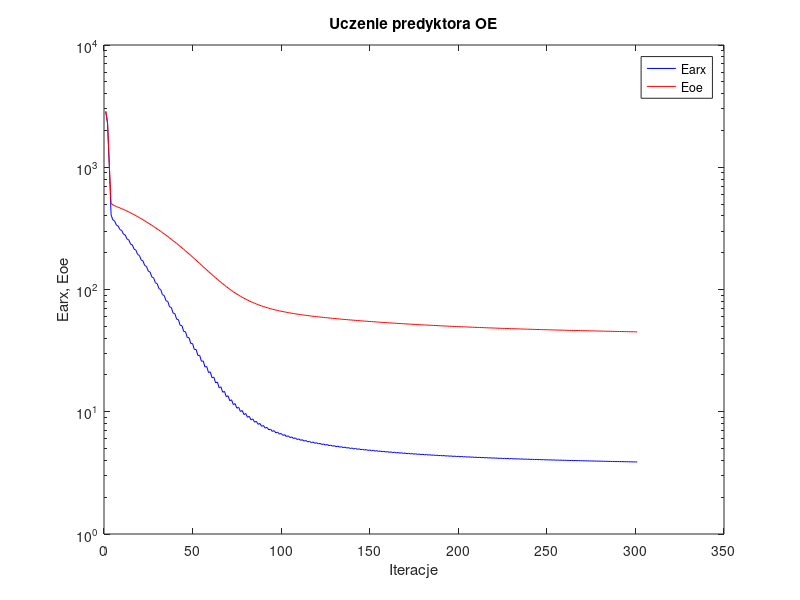
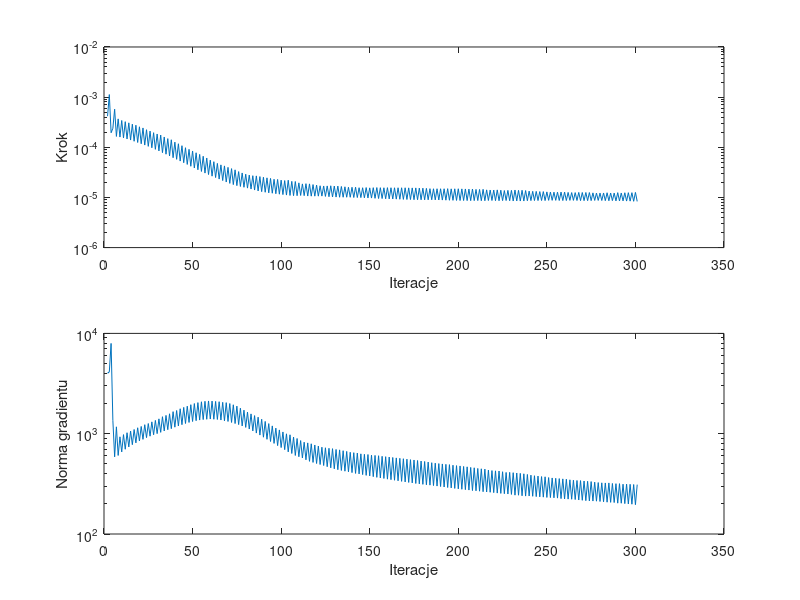

The MATLAB source for these figures, in order:
%uczenie predyktora oe
clear all;
n=0; farx(n+1)=2.833561e+003; foe(n+1)=2.890055e+003; wspucz(n+1)=0.000000e+000; ng(n+1)=0.000000e+000;
n=1; farx(n+1)=2.273162e+003; foe(n+1)=2.343271e+003; krok(n+1)=4.168272e-004; ng(n+1)=4.006872e+003;
n=2; farx(n+1)=1.017311e+003; foe(n+1)=1.052195e+003; krok(n+1)=1.124619e-003; ng(n+1)=4.132689e+003;
n=3; farx(n+1)=4.073741e+002; foe(n+1)=5.063935e+002; krok(n+1)=1.951338e-004; ng(n+1)=7.943245e+003;
n=4; farx(n+1)=3.711926e+002; foe(n+1)=4.927047e+002; krok(n+1)=2.383591e-004; ng(n+1)=1.359350e+003;
n=5; farx(n+1)=3.635926e+002; foe(n+1)=4.849450e+002; krok(n+1)=5.750926e-004; ng(n+1)=5.881429e+002;
n=6; farx(n+1)=3.361676e+002; foe(n+1)=4.771147e+002; krok(n+1)=1.646626e-004; ng(n+1)=1.170984e+003;
n=7; farx(n+1)=3.304340e+002; foe(n+1)=4.709466e+002; krok(n+1)=3.684136e-004; ng(n+1)=6.070057e+002;
n=8; farx(n+1)=3.089014e+002; foe(n+1)=4.644907e+002; krok(n+1)=1.599927e-004; ng(n+1)=9.310413e+002;
n=9; farx(n+1)=3.042494e+002; foe(n+1)=4.580955e+002; krok(n+1)=3.423805e-004; ng(n+1)=6.584286e+002;
n=10; farx(n+1)=2.832684e+002; foe(n+1)=4.514107e+002; krok(n+1)=1.541640e-004; ng(n+1)=9.790665e+002;
n=11; farx(n+1)=2.787608e+002; foe(n+1)=4.447596e+002; krok(n+1)=3.241749e-004; ng(n+1)=6.998769e+002;
n=12; farx(n+1)=2.587639e+002; foe(n+1)=4.377623e+002; krok(n+1)=1.464903e-004; ng(n+1)=1.022505e+003;
n=13; farx(n+1)=2.543994e+002; foe(n+1)=4.308331e+002; krok(n+1)=3.072763e-004; ng(n+1)=7.380395e+002;
n=14; farx(n+1)=2.354692e+002; foe(n+1)=4.236102e+002; krok(n+1)=1.395032e-004; ng(n+1)=1.062020e+003;
n=15; farx(n+1)=2.314374e+002; foe(n+1)=4.165050e+002; krok(n+1)=2.887783e-004; ng(n+1)=7.773545e+002;
n=16; farx(n+1)=2.137012e+002; foe(n+1)=4.091194e+002; krok(n+1)=1.319295e-004; ng(n+1)=1.101119e+003;
n=17; farx(n+1)=2.098562e+002; foe(n+1)=4.018159e+002; krok(n+1)=2.755278e-004; ng(n+1)=8.103993e+002;
n=18; farx(n+1)=1.932062e+002; foe(n+1)=3.942774e+002; krok(n+1)=1.247165e-004; ng(n+1)=1.146010e+003;
n=19; farx(n+1)=1.897890e+002; foe(n+1)=3.869313e+002; krok(n+1)=2.563847e-004; ng(n+1)=8.473772e+002;
n=20; farx(n+1)=1.743916e+002; foe(n+1)=3.793884e+002; krok(n+1)=1.176687e-004; ng(n+1)=1.181111e+003;
n=21; farx(n+1)=1.712580e+002; foe(n+1)=3.719781e+002; krok(n+1)=2.431513e-004; ng(n+1)=8.783307e+002;
n=22; farx(n+1)=1.569237e+002; foe(n+1)=3.643932e+002; krok(n+1)=1.107642e-004; ng(n+1)=1.229733e+003;
n=23; farx(n+1)=1.542411e+002; foe(n+1)=3.570583e+002; krok(n+1)=2.241333e-004; ng(n+1)=9.137272e+002;
n=24; farx(n+1)=1.410958e+002; foe(n+1)=3.495944e+002; krok(n+1)=1.043938e-004; ng(n+1)=1.262862e+003;
n=25; farx(n+1)=1.387507e+002; foe(n+1)=3.423157e+002; krok(n+1)=2.102562e-004; ng(n+1)=9.446519e+002;
n=26; farx(n+1)=1.266252e+002; foe(n+1)=3.349104e+002; krok(n+1)=9.776439e-005; ng(n+1)=1.312584e+003;
n=27; farx(n+1)=1.246270e+002; foe(n+1)=3.277336e+002; krok(n+1)=1.955288e-004; ng(n+1)=9.760187e+002;
n=28; farx(n+1)=1.135420e+002; foe(n+1)=3.204459e+002; krok(n+1)=9.108340e-005; ng(n+1)=1.357346e+003;
n=29; farx(n+1)=1.117529e+002; foe(n+1)=3.133067e+002; krok(n+1)=1.841267e-004; ng(n+1)=1.001453e+003;
n=30; farx(n+1)=1.016134e+002; foe(n+1)=3.061282e+002; krok(n+1)=8.459568e-005; ng(n+1)=1.406293e+003;
n=31; farx(n+1)=1.000556e+002; foe(n+1)=2.990580e+002; krok(n+1)=1.752601e-004; ng(n+1)=1.031506e+003;
n=32; farx(n+1)=9.068180e+001; foe(n+1)=2.918860e+002; krok(n+1)=7.813213e-005; ng(n+1)=1.477279e+003;
n=33; farx(n+1)=8.940691e+001; foe(n+1)=2.849616e+002; krok(n+1)=1.605453e-004; ng(n+1)=1.065152e+003;
n=34; farx(n+1)=8.092012e+001; foe(n+1)=2.780155e+002; krok(n+1)=7.278913e-005; ng(n+1)=1.522009e+003;
n=35; farx(n+1)=7.987919e+001; foe(n+1)=2.712205e+002; krok(n+1)=1.489596e-004; ng(n+1)=1.096394e+003;
n=36; farx(n+1)=7.217793e+001; foe(n+1)=2.644214e+002; krok(n+1)=6.703667e-005; ng(n+1)=1.579691e+003;
n=37; farx(n+1)=7.127225e+001; foe(n+1)=2.576777e+002; krok(n+1)=1.412779e-004; ng(n+1)=1.122657e+003;
n=38; farx(n+1)=6.417720e+001; foe(n+1)=2.509453e+002; krok(n+1)=6.197037e-005; ng(n+1)=1.658774e+003;
n=39; farx(n+1)=6.355504e+001; foe(n+1)=2.444573e+002; krok(n+1)=1.266922e-004; ng(n+1)=1.161415e+003;
n=40; farx(n+1)=5.718193e+001; foe(n+1)=2.379981e+002; krok(n+1)=5.755042e-005; ng(n+1)=1.703297e+003;
n=41; farx(n+1)=5.671350e+001; foe(n+1)=2.316518e+002; krok(n+1)=1.176136e-004; ng(n+1)=1.193463e+003;
n=42; farx(n+1)=5.091079e+001; foe(n+1)=2.253465e+002; krok(n+1)=5.312685e-005; ng(n+1)=1.773272e+003;
n=43; farx(n+1)=5.060574e+001; foe(n+1)=2.191987e+002; krok(n+1)=1.075699e-004; ng(n+1)=1.229648e+003;
n=44; farx(n+1)=4.535260e+001; foe(n+1)=2.131095e+002; krok(n+1)=4.924301e-005; ng(n+1)=1.829980e+003;
n=45; farx(n+1)=4.519279e+001; foe(n+1)=2.071835e+002; krok(n+1)=9.804597e-005; ng(n+1)=1.264261e+003;
n=46; farx(n+1)=4.045948e+001; foe(n+1)=2.013308e+002; krok(n+1)=4.554170e-005; ng(n+1)=1.880828e+003;
n=47; farx(n+1)=4.039820e+001; foe(n+1)=1.955940e+002; krok(n+1)=9.108681e-005; ng(n+1)=1.294773e+003;
n=48; farx(n+1)=3.610973e+001; foe(n+1)=1.899238e+002; krok(n+1)=4.185317e-005; ng(n+1)=1.945890e+003;
n=49; farx(n+1)=3.611968e+001; foe(n+1)=1.843824e+002; krok(n+1)=8.438622e-005; ng(n+1)=1.323118e+003;
n=50; farx(n+1)=3.225019e+001; foe(n+1)=1.789434e+002; krok(n+1)=3.862984e-005; ng(n+1)=1.998198e+003;
n=51; farx(n+1)=3.233106e+001; foe(n+1)=1.736408e+002; krok(n+1)=7.777812e-005; ng(n+1)=1.348562e+003;
n=52; farx(n+1)=2.885381e+001; foe(n+1)=1.684592e+002; krok(n+1)=3.565785e-005; ng(n+1)=2.041556e+003;
n=53; farx(n+1)=2.898376e+001; foe(n+1)=1.633977e+002; krok(n+1)=7.211737e-005; ng(n+1)=1.367524e+003;
n=54; farx(n+1)=2.585518e+001; foe(n+1)=1.584786e+002; krok(n+1)=3.298006e-005; ng(n+1)=2.081134e+003;
n=55; farx(n+1)=2.603309e+001; foe(n+1)=1.537031e+002; krok(n+1)=6.630174e-005; ng(n+1)=1.382867e+003;
n=56; farx(n+1)=2.323376e+001; foe(n+1)=1.490836e+002; krok(n+1)=3.059974e-005; ng(n+1)=2.104201e+003;
n=57; farx(n+1)=2.344620e+001; foe(n+1)=1.446036e+002; krok(n+1)=6.119948e-005; ng(n+1)=1.391665e+003;
n=58; farx(n+1)=2.092951e+001; foe(n+1)=1.402851e+002; krok(n+1)=2.860122e-005; ng(n+1)=2.120697e+003;
n=59; farx(n+1)=2.119011e+001; foe(n+1)=1.361705e+002; krok(n+1)=5.538211e-005; ng(n+1)=1.400407e+003;
n=60; farx(n+1)=1.896513e+001; foe(n+1)=1.321879e+002; krok(n+1)=2.657240e-005; ng(n+1)=2.113553e+003;
n=61; farx(n+1)=1.921129e+001; foe(n+1)=1.283316e+002; krok(n+1)=5.162212e-005; ng(n+1)=1.393030e+003;
n=62; farx(n+1)=1.723380e+001; foe(n+1)=1.246783e+002; krok(n+1)=2.492239e-005; ng(n+1)=2.098055e+003;
n=63; farx(n+1)=1.749531e+001; foe(n+1)=1.211504e+002; krok(n+1)=4.776001e-005; ng(n+1)=1.386168e+003;
n=64; farx(n+1)=1.573839e+001; foe(n+1)=1.177950e+002; krok(n+1)=2.323045e-005; ng(n+1)=2.084672e+003;
n=65; farx(n+1)=1.599044e+001; foe(n+1)=1.145549e+002; krok(n+1)=4.461789e-005; ng(n+1)=1.368648e+003;
n=66; farx(n+1)=1.443850e+001; foe(n+1)=1.115028e+002; krok(n+1)=2.170937e-005; ng(n+1)=2.055243e+003;
n=67; farx(n+1)=1.468064e+001; foe(n+1)=1.085360e+002; krok(n+1)=4.254517e-005; ng(n+1)=1.343688e+003;
n=68; farx(n+1)=1.329131e+001; foe(n+1)=1.057371e+002; krok(n+1)=2.030432e-005; ng(n+1)=2.039847e+003;
n=69; farx(n+1)=1.353091e+001; foe(n+1)=1.030717e+002; krok(n+1)=3.980988e-005; ng(n+1)=1.324302e+003;
n=70; farx(n+1)=1.230220e+001; foe(n+1)=1.005446e+002; krok(n+1)=1.906326e-005; ng(n+1)=1.998370e+003;
n=71; farx(n+1)=1.252524e+001; foe(n+1)=9.814069e+001; krok(n+1)=3.757145e-005; ng(n+1)=1.294825e+003;
n=72; farx(n+1)=1.144077e+001; foe(n+1)=9.587979e+001; krok(n+1)=1.803098e-005; ng(n+1)=1.942222e+003;
n=73; farx(n+1)=1.165207e+001; foe(n+1)=9.373217e+001; krok(n+1)=3.551969e-005; ng(n+1)=1.262482e+003;
n=74; farx(n+1)=1.068786e+001; foe(n+1)=9.171266e+001; krok(n+1)=1.720017e-005; ng(n+1)=1.883390e+003;
n=75; farx(n+1)=1.089173e+001; foe(n+1)=8.982588e+001; krok(n+1)=3.274702e-005; ng(n+1)=1.232125e+003;
n=76; farx(n+1)=1.004620e+001; foe(n+1)=8.805512e+001; krok(n+1)=1.654527e-005; ng(n+1)=1.795991e+003;
n=77; farx(n+1)=1.023755e+001; foe(n+1)=8.638575e+001; krok(n+1)=3.079431e-005; ng(n+1)=1.194462e+003;
n=78; farx(n+1)=9.489786e+000; foe(n+1)=8.482409e+001; krok(n+1)=1.593982e-005; ng(n+1)=1.717119e+003;
n=79; farx(n+1)=9.671079e+000; foe(n+1)=8.335264e+001; krok(n+1)=2.907853e-005; ng(n+1)=1.155621e+003;
n=80; farx(n+1)=9.008181e+000; foe(n+1)=8.197266e+001; krok(n+1)=1.535224e-005; ng(n+1)=1.641164e+003;
n=81; farx(n+1)=9.178984e+000; foe(n+1)=8.067095e+001; krok(n+1)=2.790955e-005; ng(n+1)=1.112992e+003;
n=82; farx(n+1)=8.588514e+000; foe(n+1)=7.944273e+001; krok(n+1)=1.470858e-005; ng(n+1)=1.575737e+003;
n=83; farx(n+1)=8.746250e+000; foe(n+1)=7.828386e+001; krok(n+1)=2.713913e-005; ng(n+1)=1.065910e+003;
n=84; farx(n+1)=8.220480e+000; foe(n+1)=7.718860e+001; krok(n+1)=1.404624e-005; ng(n+1)=1.514871e+003;
n=85; farx(n+1)=8.363770e+000; foe(n+1)=7.614797e+001; krok(n+1)=2.689352e-005; ng(n+1)=1.014577e+003;
n=86; farx(n+1)=7.889576e+000; foe(n+1)=7.516471e+001; krok(n+1)=1.348707e-005; ng(n+1)=1.461575e+003;
n=87; farx(n+1)=8.022747e+000; foe(n+1)=7.424208e+001; krok(n+1)=2.605170e-005; ng(n+1)=9.687585e+002;
n=88; farx(n+1)=7.598248e+000; foe(n+1)=7.336899e+001; krok(n+1)=1.304922e-005; ng(n+1)=1.394029e+003;
n=89; farx(n+1)=7.720912e+000; foe(n+1)=7.254723e+001; krok(n+1)=2.529606e-005; ng(n+1)=9.228095e+002;
n=90; farx(n+1)=7.339962e+000; foe(n+1)=7.177229e+001; krok(n+1)=1.268925e-005; ng(n+1)=1.325424e+003;
n=91; farx(n+1)=7.454091e+000; foe(n+1)=7.103998e+001; krok(n+1)=2.458493e-005; ng(n+1)=8.791569e+002;
n=92; farx(n+1)=7.111085e+000; foe(n+1)=7.034921e+001; krok(n+1)=1.234279e-005; ng(n+1)=1.260740e+003;
n=93; farx(n+1)=7.216327e+000; foe(n+1)=6.969226e+001; krok(n+1)=2.394830e-005; ng(n+1)=8.361400e+002;
n=94; farx(n+1)=6.904736e+000; foe(n+1)=6.907585e+001; krok(n+1)=1.214216e-005; ng(n+1)=1.196325e+003;
n=95; farx(n+1)=7.005839e+000; foe(n+1)=6.849269e+001; krok(n+1)=2.302585e-005; ng(n+1)=8.004447e+002;
n=96; farx(n+1)=6.723672e+000; foe(n+1)=6.793957e+001; krok(n+1)=1.185899e-005; ng(n+1)=1.136281e+003;
n=97; farx(n+1)=6.818180e+000; foe(n+1)=6.740964e+001; krok(n+1)=2.285025e-005; ng(n+1)=7.607953e+002;
n=98; farx(n+1)=6.557731e+000; foe(n+1)=6.690536e+001; krok(n+1)=1.161317e-005; ng(n+1)=1.090501e+003;
n=99; farx(n+1)=6.647789e+000; foe(n+1)=6.642806e+001; krok(n+1)=2.212034e-005; ng(n+1)=7.276785e+002;
n=100; farx(n+1)=6.409832e+000; foe(n+1)=6.597147e+001; krok(n+1)=1.139931e-005; ng(n+1)=1.041021e+003;
n=101; farx(n+1)=6.493829e+000; foe(n+1)=6.553418e+001; krok(n+1)=2.170937e-005; ng(n+1)=6.933071e+002;
n=102; farx(n+1)=6.276190e+000; foe(n+1)=6.511824e+001; krok(n+1)=1.115447e-005; ng(n+1)=9.973418e+002;
n=103; farx(n+1)=6.355799e+000; foe(n+1)=6.471198e+001; krok(n+1)=2.206044e-005; ng(n+1)=6.588287e+002;
n=104; farx(n+1)=6.149253e+000; foe(n+1)=6.432164e+001; krok(n+1)=1.095376e-005; ng(n+1)=9.752858e+002;
n=105; farx(n+1)=6.226181e+000; foe(n+1)=6.395385e+001; krok(n+1)=2.092658e-005; ng(n+1)=6.350384e+002;
n=106; farx(n+1)=6.037298e+000; foe(n+1)=6.359953e+001; krok(n+1)=1.085468e-005; ng(n+1)=9.267566e+002;
n=107; farx(n+1)=6.109883e+000; foe(n+1)=6.325609e+001; krok(n+1)=2.078166e-005; ng(n+1)=6.066429e+002;
n=108; farx(n+1)=5.931107e+000; foe(n+1)=6.292635e+001; krok(n+1)=1.083629e-005; ng(n+1)=8.957079e+002;
n=109; farx(n+1)=6.002140e+000; foe(n+1)=6.261357e+001; krok(n+1)=1.954543e-005; ng(n+1)=5.891750e+002;
n=110; farx(n+1)=5.835419e+000; foe(n+1)=6.231160e+001; krok(n+1)=1.095376e-005; ng(n+1)=8.541934e+002;
n=111; farx(n+1)=5.904960e+000; foe(n+1)=6.202326e+001; krok(n+1)=1.861995e-005; ng(n+1)=5.728073e+002;
n=112; farx(n+1)=5.750480e+000; foe(n+1)=6.174306e+001; krok(n+1)=1.085468e-005; ng(n+1)=8.227978e+002;
n=113; farx(n+1)=5.816940e+000; foe(n+1)=6.146869e+001; krok(n+1)=1.881044e-005; ng(n+1)=5.492810e+002;
n=114; farx(n+1)=5.669724e+000; foe(n+1)=6.120165e+001; krok(n+1)=1.066004e-005; ng(n+1)=8.097548e+002;
n=115; farx(n+1)=5.733784e+000; foe(n+1)=6.094190e+001; krok(n+1)=1.863748e-005; ng(n+1)=5.302269e+002;
n=116; farx(n+1)=5.593260e+000; foe(n+1)=6.068873e+001; krok(n+1)=1.061240e-005; ng(n+1)=7.932036e+002;
n=117; farx(n+1)=5.655692e+000; foe(n+1)=6.044459e+001; krok(n+1)=1.804864e-005; ng(n+1)=5.173195e+002;
n=118; farx(n+1)=5.522599e+000; foe(n+1)=6.020593e+001; krok(n+1)=1.061240e-005; ng(n+1)=7.717104e+002;
n=119; farx(n+1)=5.583201e+000; foe(n+1)=5.997464e+001; krok(n+1)=1.761549e-005; ng(n+1)=5.044349e+002;
n=120; farx(n+1)=5.456513e+000; foe(n+1)=5.974841e+001; krok(n+1)=1.061240e-005; ng(n+1)=7.534144e+002;
n=121; farx(n+1)=5.515135e+000; foe(n+1)=5.952876e+001; krok(n+1)=1.709205e-005; ng(n+1)=4.929320e+002;
n=122; farx(n+1)=5.394964e+000; foe(n+1)=5.931453e+001; krok(n+1)=1.063629e-005; ng(n+1)=7.333734e+002;
n=123; farx(n+1)=5.452532e+000; foe(n+1)=5.910480e+001; krok(n+1)=1.693219e-005; ng(n+1)=4.817311e+002;
n=124; farx(n+1)=5.337558e+000; foe(n+1)=5.889877e+001; krok(n+1)=1.048504e-005; ng(n+1)=7.238437e+002;
n=125; farx(n+1)=5.393250e+000; foe(n+1)=5.869643e+001; krok(n+1)=1.697768e-005; ng(n+1)=4.688038e+002;
n=126; farx(n+1)=5.282935e+000; foe(n+1)=5.849776e+001; krok(n+1)=1.033992e-005; ng(n+1)=7.153344e+002;
n=127; farx(n+1)=5.337181e+000; foe(n+1)=5.830233e+001; krok(n+1)=1.707914e-005; ng(n+1)=4.568563e+002;
n=128; farx(n+1)=5.230540e+000; foe(n+1)=5.810985e+001; krok(n+1)=1.021265e-005; ng(n+1)=7.092903e+002;
n=129; farx(n+1)=5.283102e+000; foe(n+1)=5.792167e+001; krok(n+1)=1.686358e-005; ng(n+1)=4.468943e+002;
n=130; farx(n+1)=5.180932e+000; foe(n+1)=5.773688e+001; krok(n+1)=1.017076e-005; ng(n+1)=6.963745e+002;
n=131; farx(n+1)=5.232533e+000; foe(n+1)=5.755536e+001; krok(n+1)=1.684728e-005; ng(n+1)=4.376562e+002;
n=132; farx(n+1)=5.133404e+000; foe(n+1)=5.737612e+001; krok(n+1)=1.009346e-005; ng(n+1)=6.899247e+002;
n=133; farx(n+1)=5.183717e+000; foe(n+1)=5.720147e+001; krok(n+1)=1.653919e-005; ng(n+1)=4.301471e+002;
n=134; farx(n+1)=5.088429e+000; foe(n+1)=5.702918e+001; krok(n+1)=1.009346e-005; ng(n+1)=6.769506e+002;
n=135; farx(n+1)=5.137600e+000; foe(n+1)=5.686080e+001; krok(n+1)=1.630239e-005; ng(n+1)=4.229549e+002;
n=136; farx(n+1)=5.045582e+000; foe(n+1)=5.669461e+001; krok(n+1)=1.009346e-005; ng(n+1)=6.660631e+002;
n=137; farx(n+1)=5.093506e+000; foe(n+1)=5.653233e+001; krok(n+1)=1.595012e-005; ng(n+1)=4.166975e+002;
n=138; farx(n+1)=5.005330e+000; foe(n+1)=5.637252e+001; krok(n+1)=1.008355e-005; ng(n+1)=6.528864e+002;
n=139; farx(n+1)=5.052221e+000; foe(n+1)=5.621504e+001; krok(n+1)=1.593982e-005; ng(n+1)=4.092806e+002;
n=140; farx(n+1)=4.966922e+000; foe(n+1)=5.605970e+001; krok(n+1)=9.975945e-006; ng(n+1)=6.469279e+002;
n=141; farx(n+1)=5.012646e+000; foe(n+1)=5.590645e+001; krok(n+1)=1.597838e-005; ng(n+1)=4.018425e+002;
n=142; farx(n+1)=4.929432e+000; foe(n+1)=5.575535e+001; krok(n+1)=9.952471e-006; ng(n+1)=6.411349e+002;
n=143; farx(n+1)=4.974290e+000; foe(n+1)=5.560759e+001; krok(n+1)=1.563162e-005; ng(n+1)=3.973208e+002;
n=144; farx(n+1)=4.894261e+000; foe(n+1)=5.546175e+001; krok(n+1)=9.936047e-006; ng(n+1)=6.296886e+002;
n=145; farx(n+1)=4.938090e+000; foe(n+1)=5.531802e+001; krok(n+1)=1.560740e-005; ng(n+1)=3.909768e+002;
n=146; farx(n+1)=4.860655e+000; foe(n+1)=5.517618e+001; krok(n+1)=9.841122e-006; ng(n+1)=6.232717e+002;
n=147; farx(n+1)=4.903565e+000; foe(n+1)=5.503594e+001; krok(n+1)=1.572983e-005; ng(n+1)=3.842229e+002;
n=148; farx(n+1)=4.827877e+000; foe(n+1)=5.489734e+001; krok(n+1)=9.766516e-006; ng(n+1)=6.198828e+002;
n=149; farx(n+1)=4.869800e+000; foe(n+1)=5.476133e+001; krok(n+1)=1.552186e-005; ng(n+1)=3.793466e+002;
n=150; farx(n+1)=4.796889e+000; foe(n+1)=5.462711e+001; krok(n+1)=9.716744e-006; ng(n+1)=6.103110e+002;
n=151; farx(n+1)=4.837962e+000; foe(n+1)=5.449425e+001; krok(n+1)=1.565988e-005; ng(n+1)=3.730112e+002;
n=152; farx(n+1)=4.766875e+000; foe(n+1)=5.436292e+001; krok(n+1)=9.602384e-006; ng(n+1)=6.073325e+002;
n=153; farx(n+1)=4.807115e+000; foe(n+1)=5.423328e+001; krok(n+1)=1.572983e-005; ng(n+1)=3.672406e+002;
n=154; farx(n+1)=4.737820e+000; foe(n+1)=5.410499e+001; krok(n+1)=9.520265e-006; ng(n+1)=6.031070e+002;
n=155; farx(n+1)=4.777041e+000; foe(n+1)=5.397867e+001; krok(n+1)=1.564369e-005; ng(n+1)=3.621292e+002;
n=156; farx(n+1)=4.709746e+000; foe(n+1)=5.385406e+001; krok(n+1)=9.504428e-006; ng(n+1)=5.952187e+002;
n=157; farx(n+1)=4.748385e+000; foe(n+1)=5.373129e+001; krok(n+1)=1.558957e-005; ng(n+1)=3.578279e+002;
n=158; farx(n+1)=4.683023e+000; foe(n+1)=5.360970e+001; krok(n+1)=9.410994e-006; ng(n+1)=5.900509e+002;
n=159; farx(n+1)=4.720693e+000; foe(n+1)=5.348952e+001; krok(n+1)=1.567018e-005; ng(n+1)=3.522213e+002;
n=160; farx(n+1)=4.656922e+000; foe(n+1)=5.337083e+001; krok(n+1)=9.359580e-006; ng(n+1)=5.849730e+002;
n=161; farx(n+1)=4.693918e+000; foe(n+1)=5.325385e+001; krok(n+1)=1.561223e-005; ng(n+1)=3.479831e+002;
n=162; farx(n+1)=4.631821e+000; foe(n+1)=5.313813e+001; krok(n+1)=9.309975e-006; ng(n+1)=5.791368e+002;
n=163; farx(n+1)=4.668102e+000; foe(n+1)=5.302406e+001; krok(n+1)=1.558957e-005; ng(n+1)=3.435904e+002;
n=164; farx(n+1)=4.607615e+000; foe(n+1)=5.291116e+001; krok(n+1)=9.254712e-006; ng(n+1)=5.735896e+002;
n=165; farx(n+1)=4.643187e+000; foe(n+1)=5.279984e+001; krok(n+1)=1.558957e-005; ng(n+1)=3.391862e+002;
n=166; farx(n+1)=4.584231e+000; foe(n+1)=5.268962e+001; krok(n+1)=9.195979e-006; ng(n+1)=5.683607e+002;
n=167; farx(n+1)=4.619082e+000; foe(n+1)=5.258092e+001; krok(n+1)=1.558957e-005; ng(n+1)=3.348423e+002;
n=168; farx(n+1)=4.561625e+000; foe(n+1)=5.247333e+001; krok(n+1)=9.139546e-006; ng(n+1)=5.629954e+002;
n=169; farx(n+1)=4.595743e+000; foe(n+1)=5.236714e+001; krok(n+1)=1.558595e-005; ng(n+1)=3.305675e+002;
n=170; farx(n+1)=4.539691e+000; foe(n+1)=5.226215e+001; krok(n+1)=9.098641e-006; ng(n+1)=5.574336e+002;
n=171; farx(n+1)=4.573115e+000; foe(n+1)=5.215857e+001; krok(n+1)=1.552186e-005; ng(n+1)=3.267290e+002;
n=172; farx(n+1)=4.518441e+000; foe(n+1)=5.205625e+001; krok(n+1)=9.078452e-006; ng(n+1)=5.511224e+002;
n=173; farx(n+1)=4.551408e+000; foe(n+1)=5.195535e+001; krok(n+1)=1.549259e-005; ng(n+1)=3.232778e+002;
n=174; farx(n+1)=4.498054e+000; foe(n+1)=5.185527e+001; krok(n+1)=9.006227e-006; ng(n+1)=5.466787e+002;
n=175; farx(n+1)=4.530193e+000; foe(n+1)=5.175647e+001; krok(n+1)=1.549177e-005; ng(n+1)=3.189852e+002;
n=176; farx(n+1)=4.478085e+000; foe(n+1)=5.165891e+001; krok(n+1)=8.997287e-006; ng(n+1)=5.404073e+002;
n=177; farx(n+1)=4.509654e+000; foe(n+1)=5.156276e+001; krok(n+1)=1.535224e-005; ng(n+1)=3.159413e+002;
n=178; farx(n+1)=4.458860e+000; foe(n+1)=5.146776e+001; krok(n+1)=8.985823e-006; ng(n+1)=5.336235e+002;
n=179; farx(n+1)=4.489917e+000; foe(n+1)=5.137400e+001; krok(n+1)=1.529987e-005; ng(n+1)=3.126652e+002;
n=180; farx(n+1)=4.440236e+000; foe(n+1)=5.128119e+001; krok(n+1)=8.958287e-006; ng(n+1)=5.284265e+002;
n=181; farx(n+1)=4.470638e+000; foe(n+1)=5.118976e+001; krok(n+1)=1.517047e-005; ng(n+1)=3.095011e+002;
n=182; farx(n+1)=4.422112e+000; foe(n+1)=5.109945e+001; krok(n+1)=8.980339e-006; ng(n+1)=5.212404e+002;
n=183; farx(n+1)=4.452003e+000; foe(n+1)=5.101057e+001; krok(n+1)=1.496592e-005; ng(n+1)=3.070635e+002;
n=184; farx(n+1)=4.404726e+000; foe(n+1)=5.092271e+001; krok(n+1)=8.985823e-006; ng(n+1)=5.138520e+002;
n=185; farx(n+1)=4.434126e+000; foe(n+1)=5.083601e+001; krok(n+1)=1.489515e-005; ng(n+1)=3.040787e+002;
n=186; farx(n+1)=4.387988e+000; foe(n+1)=5.075019e+001; krok(n+1)=8.943311e-006; ng(n+1)=5.084899e+002;
n=187; farx(n+1)=4.416795e+000; foe(n+1)=5.066529e+001; krok(n+1)=1.490654e-005; ng(n+1)=3.004967e+002;
n=188; farx(n+1)=4.371634e+000; foe(n+1)=5.058139e+001; krok(n+1)=8.914462e-006; ng(n+1)=5.035927e+002;
n=189; farx(n+1)=4.400028e+000; foe(n+1)=5.049846e+001; krok(n+1)=1.489515e-005; ng(n+1)=2.974774e+002;
n=190; farx(n+1)=4.355794e+000; foe(n+1)=5.041629e+001; krok(n+1)=8.865531e-006; ng(n+1)=4.994944e+002;
n=191; farx(n+1)=4.383677e+000; foe(n+1)=5.033514e+001; krok(n+1)=1.489515e-005; ng(n+1)=2.942111e+002;
n=192; farx(n+1)=4.340421e+000; foe(n+1)=5.025476e+001; krok(n+1)=8.818566e-006; ng(n+1)=4.948800e+002;
n=193; farx(n+1)=4.367868e+000; foe(n+1)=5.017525e+001; krok(n+1)=1.496279e-005; ng(n+1)=2.908357e+002;
n=194; farx(n+1)=4.325336e+000; foe(n+1)=5.009639e+001; krok(n+1)=8.778020e-006; ng(n+1)=4.916240e+002;
n=195; farx(n+1)=4.352240e+000; foe(n+1)=5.001876e+001; krok(n+1)=1.484032e-005; ng(n+1)=2.881285e+002;
n=196; farx(n+1)=4.310818e+000; foe(n+1)=4.994191e+001; krok(n+1)=8.756691e-006; ng(n+1)=4.850852e+002;
n=197; farx(n+1)=4.337207e+000; foe(n+1)=4.986580e+001; krok(n+1)=1.486954e-005; ng(n+1)=2.848093e+002;
n=198; farx(n+1)=4.296623e+000; foe(n+1)=4.979057e+001; krok(n+1)=8.720009e-006; ng(n+1)=4.807148e+002;
n=199; farx(n+1)=4.322629e+000; foe(n+1)=4.971607e+001; krok(n+1)=1.489515e-005; ng(n+1)=2.818495e+002;
n=200; farx(n+1)=4.282753e+000; foe(n+1)=4.964230e+001; krok(n+1)=8.682944e-006; ng(n+1)=4.771396e+002;
n=201; farx(n+1)=4.308282e+000; foe(n+1)=4.956948e+001; krok(n+1)=1.481538e-005; ng(n+1)=2.791705e+002;
n=202; farx(n+1)=4.269235e+000; foe(n+1)=4.949744e+001; krok(n+1)=8.682944e-006; ng(n+1)=4.715345e+002;
n=203; farx(n+1)=4.294440e+000; foe(n+1)=4.942635e+001; krok(n+1)=1.476011e-005; ng(n+1)=2.767815e+002;
n=204; farx(n+1)=4.256118e+000; foe(n+1)=4.935580e+001; krok(n+1)=8.657728e-006; ng(n+1)=4.672985e+002;
n=205; farx(n+1)=4.280822e+000; foe(n+1)=4.928628e+001; krok(n+1)=1.465430e-005; ng(n+1)=2.742108e+002;
n=206; farx(n+1)=4.243479e+000; foe(n+1)=4.921747e+001; krok(n+1)=8.632369e-006; ng(n+1)=4.611686e+002;
n=207; farx(n+1)=4.267702e+000; foe(n+1)=4.914918e+001; krok(n+1)=1.470858e-005; ng(n+1)=2.709862e+002;
n=208; farx(n+1)=4.230861e+000; foe(n+1)=4.908175e+001; krok(n+1)=8.648025e-006; ng(n+1)=4.571781e+002;
n=209; farx(n+1)=4.254756e+000; foe(n+1)=4.901539e+001; krok(n+1)=1.445172e-005; ng(n+1)=2.695782e+002;
n=210; farx(n+1)=4.218785e+000; foe(n+1)=4.894972e+001; krok(n+1)=8.667355e-006; ng(n+1)=4.503702e+002;
n=211; farx(n+1)=4.242395e+000; foe(n+1)=4.888484e+001; krok(n+1)=1.442554e-005; ng(n+1)=2.672595e+002;
n=212; farx(n+1)=4.207138e+000; foe(n+1)=4.882042e+001; krok(n+1)=8.610243e-006; ng(n+1)=4.467511e+002;
n=213; farx(n+1)=4.230344e+000; foe(n+1)=4.875664e+001; krok(n+1)=1.451496e-005; ng(n+1)=2.641338e+002;
n=214; farx(n+1)=4.195534e+000; foe(n+1)=4.869336e+001; krok(n+1)=8.600086e-006; ng(n+1)=4.436947e+002;
n=215; farx(n+1)=4.218101e+000; foe(n+1)=4.863119e+001; krok(n+1)=1.416371e-005; ng(n+1)=2.624055e+002;
n=216; farx(n+1)=4.184328e+000; foe(n+1)=4.857002e+001; krok(n+1)=8.690837e-006; ng(n+1)=4.335517e+002;
n=217; farx(n+1)=4.206621e+000; foe(n+1)=4.850933e+001; krok(n+1)=1.404624e-005; ng(n+1)=2.606058e+002;
n=218; farx(n+1)=4.173462e+000; foe(n+1)=4.844947e+001; krok(n+1)=8.690837e-006; ng(n+1)=4.289005e+002;
n=219; farx(n+1)=4.195570e+000; foe(n+1)=4.839010e+001; krok(n+1)=1.404611e-005; ng(n+1)=2.585311e+002;
n=220; farx(n+1)=4.162941e+000; foe(n+1)=4.833123e+001; krok(n+1)=8.632369e-006; ng(n+1)=4.263460e+002;
n=221; farx(n+1)=4.184791e+000; foe(n+1)=4.827292e+001; krok(n+1)=1.414532e-005; ng(n+1)=2.558225e+002;
n=222; farx(n+1)=4.152503e+000; foe(n+1)=4.821495e+001; krok(n+1)=8.600086e-006; ng(n+1)=4.245008e+002;
n=223; farx(n+1)=4.173901e+000; foe(n+1)=4.815795e+001; krok(n+1)=1.393983e-005; ng(n+1)=2.539967e+002;
n=224; farx(n+1)=4.142351e+000; foe(n+1)=4.810151e+001; krok(n+1)=8.648025e-006; ng(n+1)=4.176687e+002;
n=225; farx(n+1)=4.163307e+000; foe(n+1)=4.804580e+001; krok(n+1)=1.373458e-005; ng(n+1)=2.523192e+002;
n=226; farx(n+1)=4.132501e+000; foe(n+1)=4.799082e+001; krok(n+1)=8.690837e-006; ng(n+1)=4.109035e+002;
n=227; farx(n+1)=4.153476e+000; foe(n+1)=4.793628e+001; krok(n+1)=1.384553e-005; ng(n+1)=2.504818e+002;
n=228; farx(n+1)=4.122895e+000; foe(n+1)=4.788187e+001; krok(n+1)=8.600086e-006; ng(n+1)=4.117717e+002;
n=229; farx(n+1)=4.143556e+000; foe(n+1)=4.782834e+001; krok(n+1)=1.384553e-005; ng(n+1)=2.481750e+002;
n=230; farx(n+1)=4.113726e+000; foe(n+1)=4.777493e+001; krok(n+1)=8.500298e-006; ng(n+1)=4.085989e+002;
n=231; farx(n+1)=4.133807e+000; foe(n+1)=4.772181e+001; krok(n+1)=1.404624e-005; ng(n+1)=2.439686e+002;
n=232; farx(n+1)=4.104232e+000; foe(n+1)=4.766936e+001; krok(n+1)=8.539569e-006; ng(n+1)=4.056670e+002;
n=233; farx(n+1)=4.124278e+000; foe(n+1)=4.761776e+001; krok(n+1)=1.384553e-005; ng(n+1)=2.436236e+002;
n=234; farx(n+1)=4.095324e+000; foe(n+1)=4.756630e+001; krok(n+1)=8.481911e-006; ng(n+1)=4.022614e+002;
n=235; farx(n+1)=4.114887e+000; foe(n+1)=4.751537e+001; krok(n+1)=1.390431e-005; ng(n+1)=2.404794e+002;
n=236; farx(n+1)=4.086404e+000; foe(n+1)=4.746494e+001; krok(n+1)=8.488840e-006; ng(n+1)=3.983161e+002;
n=237; farx(n+1)=4.105589e+000; foe(n+1)=4.741507e+001; krok(n+1)=1.373458e-005; ng(n+1)=2.388599e+002;
n=238; farx(n+1)=4.077478e+000; foe(n+1)=4.736587e+001; krok(n+1)=8.600086e-006; ng(n+1)=3.924642e+002;
n=239; farx(n+1)=4.096519e+000; foe(n+1)=4.731751e+001; krok(n+1)=1.335600e-005; ng(n+1)=2.393000e+002;
n=240; farx(n+1)=4.069052e+000; foe(n+1)=4.726954e+001; krok(n+1)=8.648025e-006; ng(n+1)=3.860105e+002;
n=241; farx(n+1)=4.087760e+000; foe(n+1)=4.722213e+001; krok(n+1)=1.323611e-005; ng(n+1)=2.377086e+002;
n=242; farx(n+1)=4.060827e+000; foe(n+1)=4.717519e+001; krok(n+1)=8.668026e-006; ng(n+1)=3.811313e+002;
n=243; farx(n+1)=4.079300e+000; foe(n+1)=4.712867e+001; krok(n+1)=1.319809e-005; ng(n+1)=2.360113e+002;
n=244; farx(n+1)=4.052740e+000; foe(n+1)=4.708257e+001; krok(n+1)=8.667355e-006; ng(n+1)=3.780574e+002;
n=245; farx(n+1)=4.070931e+000; foe(n+1)=4.703695e+001; krok(n+1)=1.308609e-005; ng(n+1)=2.345870e+002;
n=246; farx(n+1)=4.044839e+000; foe(n+1)=4.699180e+001; krok(n+1)=8.686387e-006; ng(n+1)=3.736821e+002;
n=247; farx(n+1)=4.062887e+000; foe(n+1)=4.694704e+001; krok(n+1)=1.308479e-005; ng(n+1)=2.330674e+002;
n=248; farx(n+1)=4.037096e+000; foe(n+1)=4.690257e+001; krok(n+1)=8.657728e-006; ng(n+1)=3.718323e+002;
n=249; farx(n+1)=4.054713e+000; foe(n+1)=4.685862e+001; krok(n+1)=1.290553e-005; ng(n+1)=2.314726e+002;
n=250; farx(n+1)=4.029433e+000; foe(n+1)=4.681524e+001; krok(n+1)=8.746968e-006; ng(n+1)=3.653844e+002;
n=251; farx(n+1)=4.046920e+000; foe(n+1)=4.677224e+001; krok(n+1)=1.277945e-005; ng(n+1)=2.308467e+002;
n=252; farx(n+1)=4.022005e+000; foe(n+1)=4.672963e+001; krok(n+1)=8.753190e-006; ng(n+1)=3.621101e+002;
n=253; farx(n+1)=4.039298e+000; foe(n+1)=4.668742e+001; krok(n+1)=1.272730e-005; ng(n+1)=2.294911e+002;
n=254; farx(n+1)=4.014732e+000; foe(n+1)=4.664554e+001; krok(n+1)=8.746968e-006; ng(n+1)=3.592096e+002;
n=255; farx(n+1)=4.031842e+000; foe(n+1)=4.660407e+001; krok(n+1)=1.270754e-005; ng(n+1)=2.279800e+002;
n=256; farx(n+1)=4.007697e+000; foe(n+1)=4.656286e+001; krok(n+1)=8.690837e-006; ng(n+1)=3.567925e+002;
n=257; farx(n+1)=4.024504e+000; foe(n+1)=4.652193e+001; krok(n+1)=1.277945e-005; ng(n+1)=2.253637e+002;
n=258; farx(n+1)=4.000669e+000; foe(n+1)=4.648137e+001; krok(n+1)=8.671956e-006; ng(n+1)=3.544544e+002;
n=259; farx(n+1)=4.017266e+000; foe(n+1)=4.644113e+001; krok(n+1)=1.275150e-005; ng(n+1)=2.237996e+002;
n=260; farx(n+1)=3.993708e+000; foe(n+1)=4.640124e+001; krok(n+1)=8.682944e-006; ng(n+1)=3.516953e+002;
n=261; farx(n+1)=4.010050e+000; foe(n+1)=4.636176e+001; krok(n+1)=1.259797e-005; ng(n+1)=2.228210e+002;
n=262; farx(n+1)=3.986873e+000; foe(n+1)=4.632268e+001; krok(n+1)=8.738463e-006; ng(n+1)=3.470299e+002;
n=263; farx(n+1)=4.003074e+000; foe(n+1)=4.628396e+001; krok(n+1)=1.250178e-005; ng(n+1)=2.220174e+002;
n=264; farx(n+1)=3.980224e+000; foe(n+1)=4.624554e+001; krok(n+1)=8.738463e-006; ng(n+1)=3.440534e+002;
n=265; farx(n+1)=3.996254e+000; foe(n+1)=4.620746e+001; krok(n+1)=1.248150e-005; ng(n+1)=2.206007e+002;
n=266; farx(n+1)=3.973769e+000; foe(n+1)=4.616963e+001; krok(n+1)=8.690837e-006; ng(n+1)=3.417327e+002;
n=267; farx(n+1)=3.989611e+000; foe(n+1)=4.613204e+001; krok(n+1)=1.259177e-005; ng(n+1)=2.182821e+002;
n=268; farx(n+1)=3.967321e+000; foe(n+1)=4.609468e+001; krok(n+1)=8.648025e-006; ng(n+1)=3.407949e+002;
n=269; farx(n+1)=3.982941e+000; foe(n+1)=4.605769e+001; krok(n+1)=1.254429e-005; ng(n+1)=2.168108e+002;
n=270; farx(n+1)=3.961019e+000; foe(n+1)=4.602097e+001; krok(n+1)=8.632369e-006; ng(n+1)=3.376995e+002;
n=271; farx(n+1)=3.976398e+000; foe(n+1)=4.598450e+001; krok(n+1)=1.254943e-005; ng(n+1)=2.150415e+002;
n=272; farx(n+1)=3.954756e+000; foe(n+1)=4.594836e+001; krok(n+1)=8.632369e-006; ng(n+1)=3.352841e+002;
n=273; farx(n+1)=3.969978e+000; foe(n+1)=4.591249e+001; krok(n+1)=1.251850e-005; ng(n+1)=2.138247e+002;
n=274; farx(n+1)=3.948540e+000; foe(n+1)=4.587689e+001; krok(n+1)=8.648025e-006; ng(n+1)=3.332180e+002;
n=275; farx(n+1)=3.963536e+000; foe(n+1)=4.584168e+001; krok(n+1)=1.234279e-005; ng(n+1)=2.130720e+002;
n=276; farx(n+1)=3.942428e+000; foe(n+1)=4.580679e+001; krok(n+1)=8.718949e-006; ng(n+1)=3.287174e+002;
n=277; farx(n+1)=3.957294e+000; foe(n+1)=4.577222e+001; krok(n+1)=1.221743e-005; ng(n+1)=2.124908e+002;
n=278; farx(n+1)=3.936516e+000; foe(n+1)=4.573791e+001; krok(n+1)=8.720009e-006; ng(n+1)=3.257337e+002;
n=279; farx(n+1)=3.951202e+000; foe(n+1)=4.570385e+001; krok(n+1)=1.221743e-005; ng(n+1)=2.110434e+002;
n=280; farx(n+1)=3.930708e+000; foe(n+1)=4.567004e+001; krok(n+1)=8.690837e-006; ng(n+1)=3.238201e+002;
n=281; farx(n+1)=3.945240e+000; foe(n+1)=4.563643e+001; krok(n+1)=1.227270e-005; ng(n+1)=2.094222e+002;
n=282; farx(n+1)=3.924997e+000; foe(n+1)=4.560304e+001; krok(n+1)=8.632369e-006; ng(n+1)=3.228257e+002;
n=283; farx(n+1)=3.939414e+000; foe(n+1)=4.556984e+001; krok(n+1)=1.240203e-005; ng(n+1)=2.075845e+002;
n=284; farx(n+1)=3.919236e+000; foe(n+1)=4.553679e+001; krok(n+1)=8.600086e-006; ng(n+1)=3.230534e+002;
n=285; farx(n+1)=3.933444e+000; foe(n+1)=4.550415e+001; krok(n+1)=1.225273e-005; ng(n+1)=2.068121e+002;
n=286; farx(n+1)=3.913586e+000; foe(n+1)=4.547171e+001; krok(n+1)=8.648025e-006; ng(n+1)=3.190438e+002;
n=287; farx(n+1)=3.927703e+000; foe(n+1)=4.543960e+001; krok(n+1)=1.222055e-005; ng(n+1)=2.059267e+002;
n=288; farx(n+1)=3.908230e+000; foe(n+1)=4.540759e+001; krok(n+1)=8.546025e-006; ng(n+1)=3.175633e+002;
n=289; farx(n+1)=3.922095e+000; foe(n+1)=4.537567e+001; krok(n+1)=1.246120e-005; ng(n+1)=2.030145e+002;
n=290; farx(n+1)=3.902636e+000; foe(n+1)=4.534397e+001; krok(n+1)=8.539569e-006; ng(n+1)=3.177064e+002;
n=291; farx(n+1)=3.916349e+000; foe(n+1)=4.531265e+001; krok(n+1)=1.225575e-005; ng(n+1)=2.027284e+002;
n=292; farx(n+1)=3.897299e+000; foe(n+1)=4.528155e+001; krok(n+1)=8.546025e-006; ng(n+1)=3.136416e+002;
n=293; farx(n+1)=3.910917e+000; foe(n+1)=4.525058e+001; krok(n+1)=1.240203e-005; ng(n+1)=2.009516e+002;
n=294; farx(n+1)=3.891988e+000; foe(n+1)=4.521974e+001; krok(n+1)=8.468871e-006; ng(n+1)=3.141507e+002;
n=295; farx(n+1)=3.905444e+000; foe(n+1)=4.518914e+001; krok(n+1)=1.245057e-005; ng(n+1)=1.994045e+002;
n=296; farx(n+1)=3.886702e+000; foe(n+1)=4.515868e+001; krok(n+1)=8.445281e-006; ng(n+1)=3.128854e+002;
n=297; farx(n+1)=3.900022e+000; foe(n+1)=4.512850e+001; krok(n+1)=1.245057e-005; ng(n+1)=1.981950e+002;
n=298; farx(n+1)=3.881583e+000; foe(n+1)=4.509844e+001; krok(n+1)=8.379583e-006; ng(n+1)=3.113514e+002;
n=299; farx(n+1)=3.894694e+000; foe(n+1)=4.506848e+001; krok(n+1)=1.259797e-005; ng(n+1)=1.960352e+002;
n=300; farx(n+1)=3.876429e+000; foe(n+1)=4.503875e+001; krok(n+1)=8.333245e-006; ng(n+1)=3.106551e+002;

figure; semilogy(farx,'b'); hold on; semilogy(foe,'r'); xlabel('Iteracje'); ylabel('Earx, Eoe'); legend('Earx','Eoe'); title('Uczenie predyktora OE');
figure; subplot(2,1,1); semilogy(krok); xlabel('Iteracje'); ylabel('Krok');
subplot(2,1,2); semilogy(ng); xlabel('Iteracje'); ylabel('Norma gradientu');
Earx=farx(n+1)
Eoe=foe(n+1)
